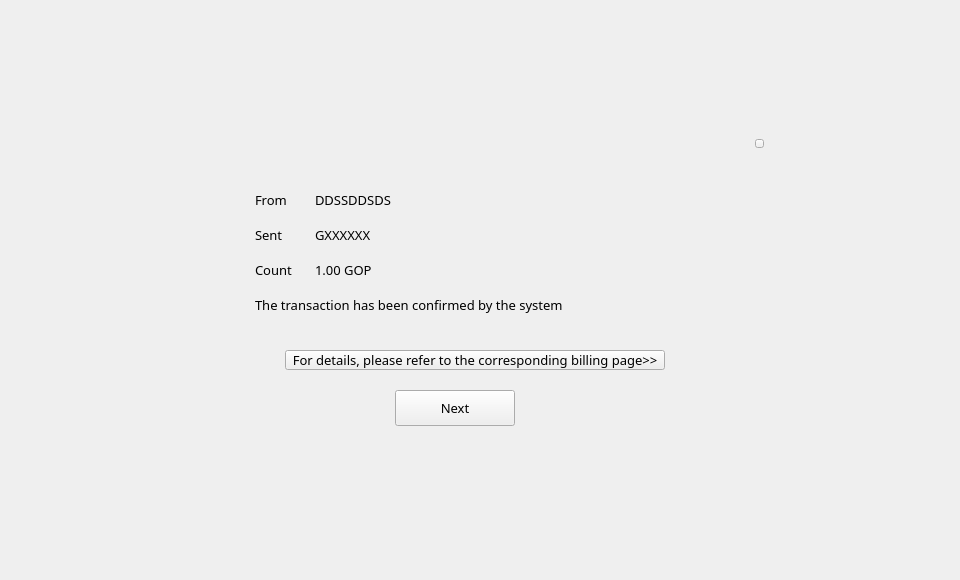
<?xml version="1.0" encoding="UTF-8"?>
<ui version="4.0">
 <class>NewsDialog</class>
 <widget class="QDialog" name="NewsDialog">
  <property name="geometry">
   <rect>
    <x>0</x>
    <y>0</y>
    <width>960</width>
    <height>580</height>
   </rect>
  </property>
  <property name="font">
   <font>
    <family>微软雅黑</family>
    <pointsize>10</pointsize>
   </font>
  </property>
  <property name="windowTitle">
   <string>Dialog</string>
  </property>
  <widget class="QWidget" name="widget" native="true">
   <property name="geometry">
    <rect>
     <x>0</x>
     <y>0</y>
     <width>960</width>
     <height>580</height>
    </rect>
   </property>
   <widget class="QWidget" name="containerWidget" native="true">
    <property name="geometry">
     <rect>
      <x>165</x>
      <y>110</y>
      <width>630</width>
      <height>360</height>
     </rect>
    </property>
    <widget class="QLabel" name="label_2">
     <property name="geometry">
      <rect>
       <x>90</x>
       <y>80</y>
       <width>51</width>
       <height>20</height>
      </rect>
     </property>
     <property name="text">
      <string>From</string>
     </property>
    </widget>
    <widget class="QLabel" name="label_5">
     <property name="geometry">
      <rect>
       <x>90</x>
       <y>150</y>
       <width>51</width>
       <height>20</height>
      </rect>
     </property>
     <property name="text">
      <string>Count</string>
     </property>
    </widget>
    <widget class="QLabel" name="amountLabel">
     <property name="geometry">
      <rect>
       <x>150</x>
       <y>150</y>
       <width>151</width>
       <height>20</height>
      </rect>
     </property>
     <property name="text">
      <string>1.00 GOP</string>
     </property>
    </widget>
    <widget class="QLabel" name="fromLabel">
     <property name="geometry">
      <rect>
       <x>150</x>
       <y>80</y>
       <width>341</width>
       <height>20</height>
      </rect>
     </property>
     <property name="text">
      <string>DDSSDDSDS</string>
     </property>
    </widget>
    <widget class="QToolButton" name="nextBtn">
     <property name="geometry">
      <rect>
       <x>230</x>
       <y>280</y>
       <width>120</width>
       <height>36</height>
      </rect>
     </property>
     <property name="font">
      <font>
       <family>微软雅黑</family>
      </font>
     </property>
     <property name="cursor">
      <cursorShape>PointingHandCursor</cursorShape>
     </property>
     <property name="focusPolicy">
      <enum>Qt::NoFocus</enum>
     </property>
     <property name="text">
      <string>Next</string>
     </property>
    </widget>
    <widget class="QLabel" name="label_7">
     <property name="geometry">
      <rect>
       <x>90</x>
       <y>185</y>
       <width>360</width>
       <height>20</height>
      </rect>
     </property>
     <property name="text">
      <string>The transaction has been confirmed by the system</string>
     </property>
    </widget>
    <widget class="QLabel" name="toLabel">
     <property name="geometry">
      <rect>
       <x>150</x>
       <y>115</y>
       <width>341</width>
       <height>20</height>
      </rect>
     </property>
     <property name="text">
      <string>GXXXXXX</string>
     </property>
    </widget>
    <widget class="QLabel" name="numLabel">
     <property name="geometry">
      <rect>
       <x>260</x>
       <y>40</y>
       <width>141</width>
       <height>21</height>
      </rect>
     </property>
     <property name="text">
      <string/>
     </property>
    </widget>
    <widget class="QLabel" name="label_3">
     <property name="geometry">
      <rect>
       <x>90</x>
       <y>115</y>
       <width>51</width>
       <height>20</height>
      </rect>
     </property>
     <property name="text">
      <string>Sent</string>
     </property>
    </widget>
    <widget class="QToolButton" name="closeBtn">
     <property name="geometry">
      <rect>
       <x>590</x>
       <y>29</y>
       <width>9</width>
       <height>9</height>
      </rect>
     </property>
     <property name="cursor">
      <cursorShape>PointingHandCursor</cursorShape>
     </property>
     <property name="text">
      <string/>
     </property>
    </widget>
    <widget class="QToolButton" name="checkBtn">
     <property name="geometry">
      <rect>
       <x>120</x>
       <y>240</y>
       <width>380</width>
       <height>20</height>
      </rect>
     </property>
     <property name="cursor">
      <cursorShape>PointingHandCursor</cursorShape>
     </property>
     <property name="styleSheet">
      <string notr="true"/>
     </property>
     <property name="text">
      <string>For details, please refer to the corresponding billing page&gt;&gt;</string>
     </property>
    </widget>
   </widget>
  </widget>
 </widget>
 <resources/>
 <connections/>
</ui>
